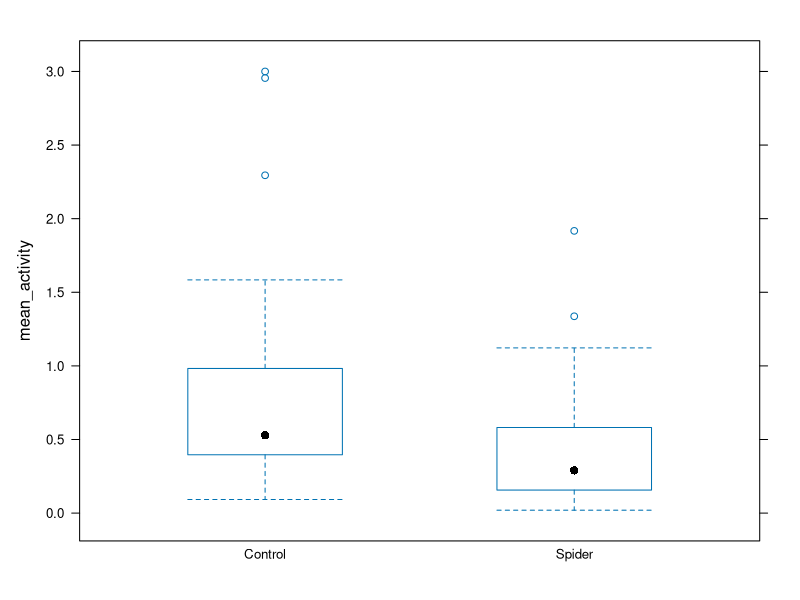
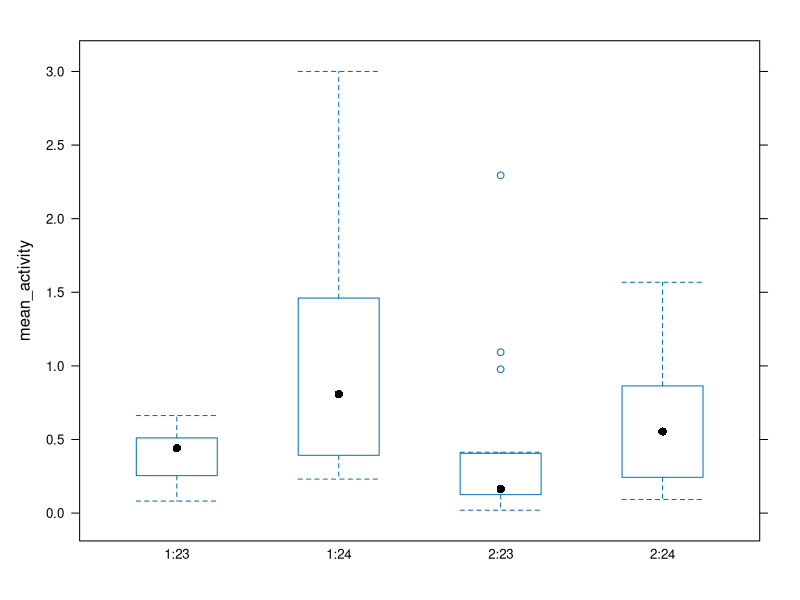
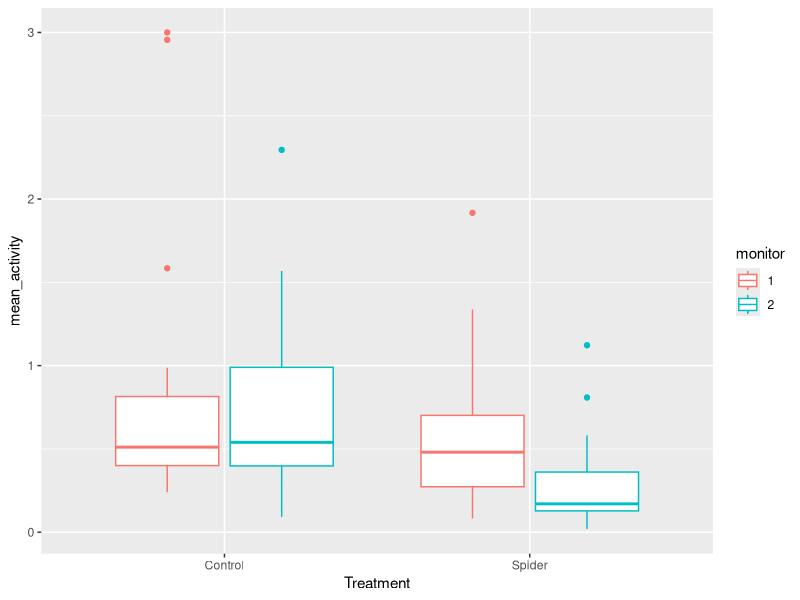
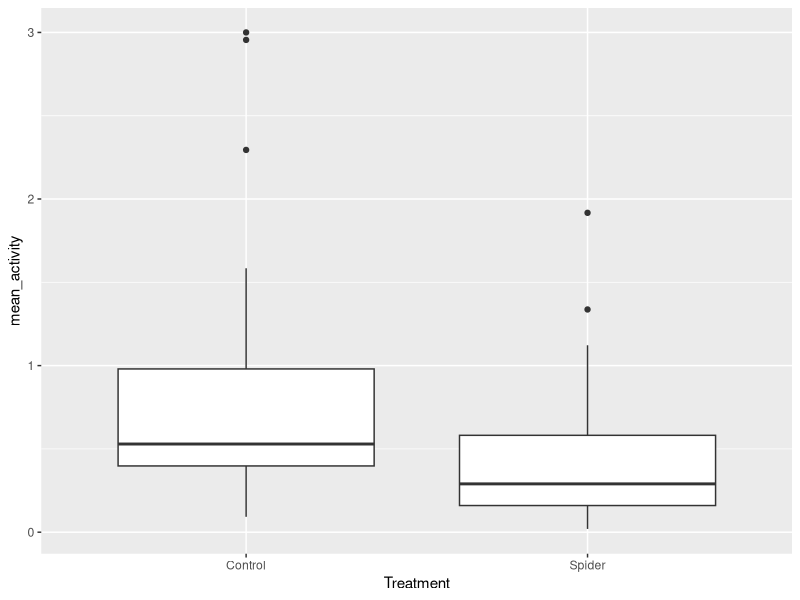

These figures' R source, in order:
#Analysis of nieve flies (Dukas Lab Flies) and activity with only olfactory predatory cues

#From Dukas ReadMe: "Spring 2016 - naive population with predator cues. Note from RD: my color codes on the Excel fiels are yellow for light, orange for spider cues and green for control" 

#Start by getting .txt data.. online conversion?

#Libraries
library(lme4)
library(tidyr)
library(dplyr)
library(ggplot2)

#Data input: working directory 
setwd("~/Bioinformatics/Long_Term_Data/Data_LongTermPopulationExperiments_Git/Predation_ActivityAggregation/data/Activity_Drosophila_SpiderCues_May2016")

Mon1 <- read.table("DrosophilaActivity_Spider_cues_Monitor1_May2016.txt")
Mon2 <- read.table("DrosophilaActivity_Spider_cues_Monitor2_May2016.txt")

#Variable for monitor:
Mon1$V43 <- 1
Mon2$V43 <- 2

colnames(Mon1) <- c("bin", "date", "time", "signal", "unknown1", "unknown2", "unknown3", "unknown4", "unknown5", "lightON",'vial1', 'vial2', 'vial3', 'vial4', 'vial5', 'vial6', 'vial7', 'vial8', 'vial9', 'vial10', 'vial11', 'vial12', 'vial13', 'vial14', 'vial15', 'vial16', 'vial17', 'vial18', 'vial19', 'vial20', 'vial21', 'vial22', 'vial23', 'vial24', 'vial25', 'vial26', 'vial27', 'vial28', 'vial29', 'vial30', 'vial31', 'vial32', 'monitor')

colnames(Mon2) <- c("bin", "date", "time", "signal", "unknown1", "unknown2", "unknown3", "unknown4", "unknown5", "lightON",'vial1', 'vial2', 'vial3', 'vial4', 'vial5', 'vial6', 'vial7', 'vial8', 'vial9', 'vial10', 'vial11', 'vial12', 'vial13', 'vial14', 'vial15', 'vial16', 'vial17', 'vial18', 'vial19', 'vial20', 'vial21', 'vial22', 'vial23', 'vial24', 'vial25', 'vial26', 'vial27', 'vial28', 'vial29', 'vial30', 'vial31', 'vial32', 'monitor')

#Remove unknowns
Mon1 <- Mon1[,-c(5:9)]
Mon2 <- Mon2[,-c(5:9)]
#Remove unneeded vials (i.e vials 9 - 24)
#14 - 29
Mon1 <- Mon1[,-c(14:29)]
Mon2 <- Mon2[,-c(14:29)]

#Change Day format
Mon1$datetime <- as.POSIXct(paste(Mon1$date, Mon1$time), format="%m/%d/%y %H:%M:%S")
Mon2$datetime <- as.POSIXct(paste(Mon2$date, Mon2$time), format="%m/%d/%y %H:%M:%S")


#Reshape to long
#Episodic_long <- gather(Data_subset, Population, Allele_Freq , ConR1_115:AncestorR1_0, factor_key=TRUE)
Mon1_long <- gather(Mon1, Vial, Activity_counts, vial1:vial32, factor_key = FALSE)
Mon2_long <- gather(Mon2, Vial, Activity_counts, vial1:vial32, factor_key = FALSE)


# To get minute
Mon1_long$minute <- as.numeric(strftime(Mon1_long$datetime, format ="%M"))
Mon2_long$minute <- as.numeric(strftime(Mon2_long$datetime, format ="%M"))
# to get hour
Mon1_long$hour <- as.numeric(strftime(Mon1_long$datetime, format ="%H"))
Mon2_long$hour <- as.numeric(strftime(Mon2_long$datetime, format ="%H"))
# to get day
Mon1_long$day <- as.numeric(strftime(Mon1_long$datetime, format = "%d"))
Mon2_long$day <- as.numeric(strftime(Mon2_long$datetime, format = "%d"))

head(Mon1_long)
head(Mon2_long)


# monitor 1: 
#vials 1-8 == control ----- vials 25-32 == predator
# monitor 2:
#vials 1-8 = predator ------ vials 25- 32 == Control

Mon1_long$Treatment <- ifelse(Mon1_long$Vial == "vial1", "Control", ifelse (Mon1_long$Vial == "vial2", "Control", ifelse(Mon1_long$Vial == "vial3", "Control", ifelse(Mon1_long$Vial == "vial4", "Control", ifelse(Mon1_long$Vial == "vial5", "Control", ifelse(Mon1_long$Vial == "vial6", "Control", ifelse(Mon1_long$Vial == "vial7", "Control", ifelse(Mon1_long$Vial == "vial8", "Control","Spider"))))))))

Mon2_long$Treatment <- ifelse(Mon2_long$Vial == "vial1", "Spider", ifelse (Mon2_long$Vial == "vial2", "Spider", ifelse(Mon2_long$Vial == "vial3", "Spider", ifelse(Mon2_long$Vial == "vial4", "Spider", ifelse(Mon2_long$Vial == "vial5", "Spider", ifelse(Mon2_long$Vial == "vial6", "Spider", ifelse(Mon2_long$Vial == "vial7", "Spider", ifelse(Mon2_long$Vial == "vial8", "Spider","Control"))))))))

Act_long <- rbind(Mon1_long, Mon2_long)

#Make individual codes for each ??? -- look at old code?
#Note; one column (when dark == purple on excel) has a jump in activity of 1 for that time minute--> both monitors == bin 595
Act_long$monitor <- as.factor(Act_long$monitor)

#Quick look at daily activity
day_act <- Act_long %>%
  group_by(Treatment, monitor, Vial, day) %>%
  summarise(mean_activity=mean(Activity_counts))


lattice::bwplot(mean_activity ~ as.factor(Treatment), data=day_act)
lattice::bwplot(mean_activity ~ as.factor(monitor):as.factor(day), data=day_act)

#p1 <- ggplot(data = day_act, aes(x = monitor, y = mean_activity, colour = Treatment))
#p1+geom_boxplot()

p2 <- ggplot(data = day_act, aes(x = Treatment, y = mean_activity, colour = monitor))
p2+geom_boxplot()

p3 <- ggplot(data = day_act, aes(Treatment, mean_activity))
p3+geom_boxplot()

#copied model
day_act.lmer <- lmer(mean_activity ~ Treatment + monitor + (1|day), data=day_act)
car::Anova(day_act.lmer)
summary(day_act.lmer)
confint(day_act.lmer)
